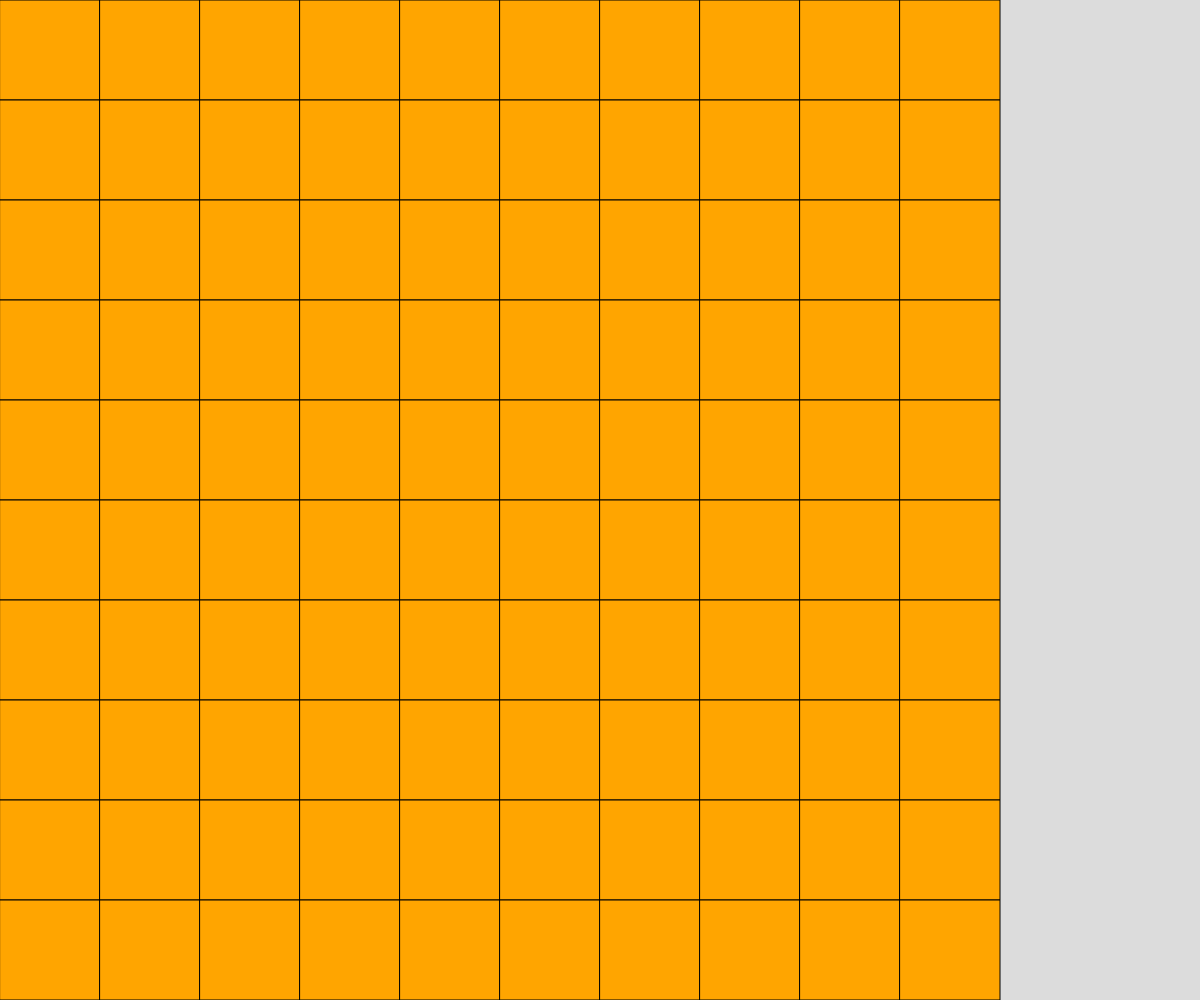
Frame 1 (no input)
Frame 60 (no input): identical to frame 1, image omitted
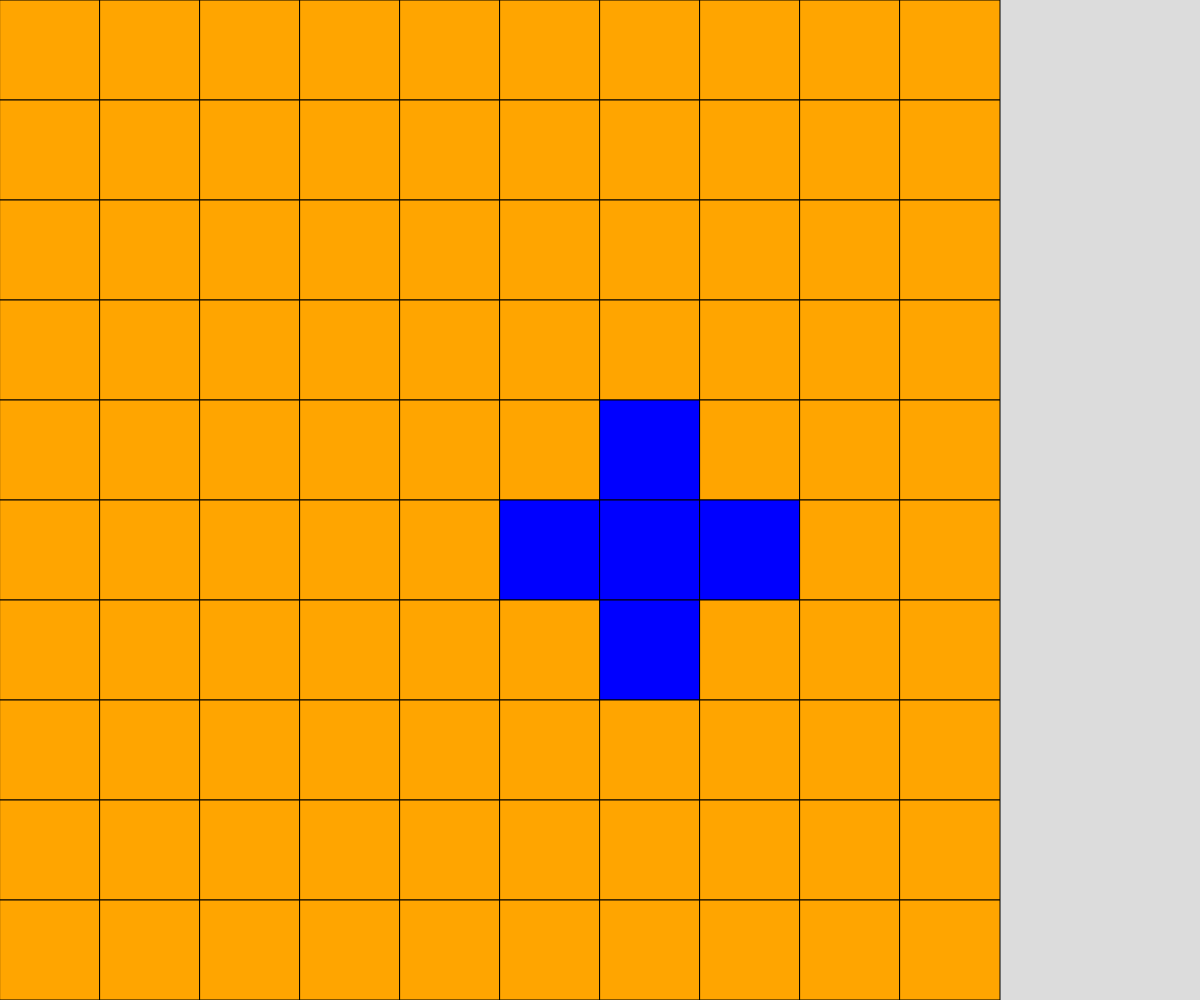
Frame 120 (the mouse pressed at the canvas centre since frame 60)

The p5.js sketch that drew these frames (run headless with seeded random() and noise() and a simulated clock; from frame 60 on, the mouse is pressed at the canvas centre):

// p5.js sketch
// ── sketch.js
// Colour Game

let grid;
const ROWS = 10;
const COLS = 10;
let cellSize;

function setup() {
  createCanvas(windowWidth, windowHeight);
  grid = createEmpty2DArray(ROWS, COLS);

  if (width < height) {
    cellSize = width/COLS;
  }
  else {
    cellSize = height/ROWS;
  }
}

function draw() {
  background(220);
  displayGrid(grid);
}

function mousePressed() {
  let x = Math.floor(mouseX/cellSize);
  let y = Math.floor(mouseY/cellSize);
  toggleCell(x, y);
  toggleCell(x+1, y); //E
  toggleCell(x-1, y); //W
  toggleCell(x, y-1); //N
  toggleCell(x, y+1); //S
}

function toggleCell(x, y) {
  if (x >= 0 && x < COLS && y >= 0 && y < ROWS) {
    if (grid[y][x] === 0) {
      grid[y][x] = 1;
    }
    else if (grid[y][x] === 1) {
      grid[y][x] = 0;
    }
  }
}

function displayGrid(grid) {
  for (let y = 0; y < ROWS; y++) {
    for (let x = 0; x < COLS; x++) {
      if (grid[y][x] === 0) {
        fill("orange");
      }
      if (grid[y][x] === 1) {
        fill("blue");
      }
      rect (x * cellSize, y * cellSize, cellSize, cellSize);
    }
  }
}

function createEmpty2DArray(ROWS, COLS) {
  let newGrid = [];
  for (let y = 0; y < ROWS; y++) {
    newGrid.push([]);
    for (let x = 0; x < COLS; x++) {
      newGrid[y].push(0);
    }
  }
  return newGrid;
}
